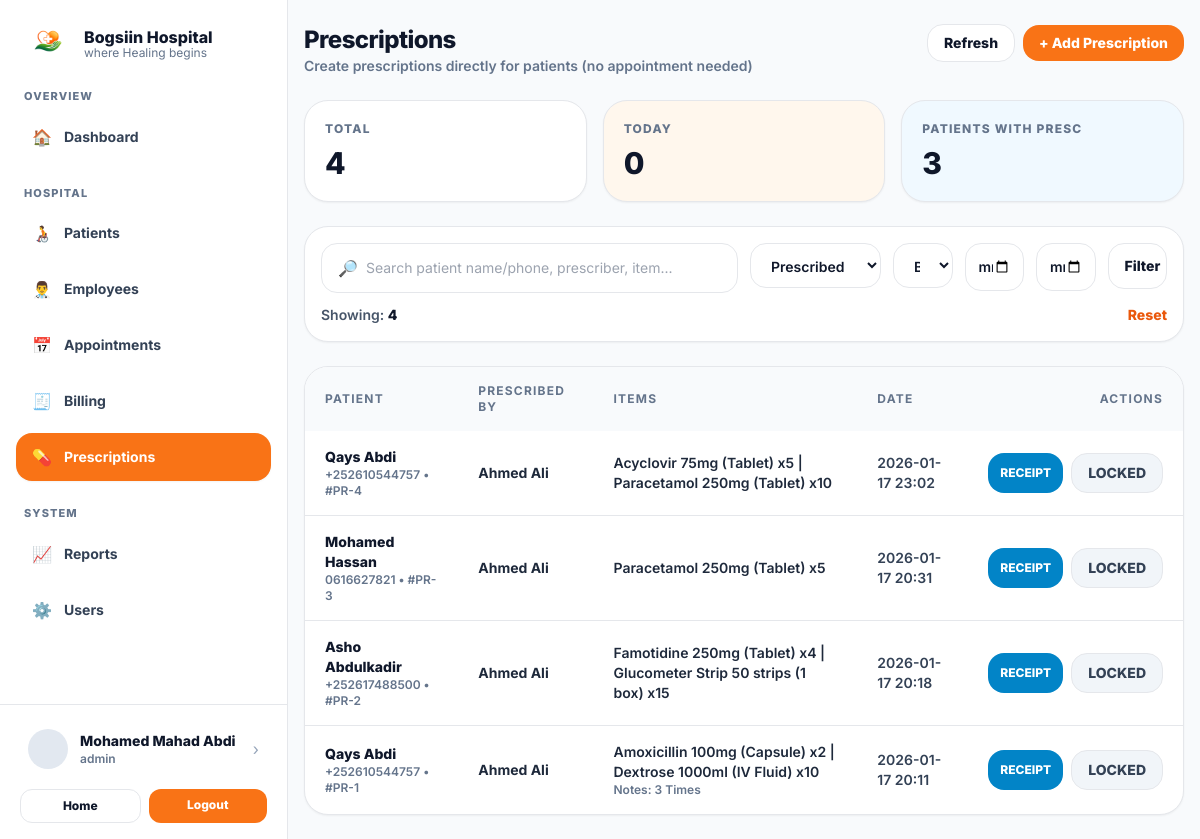
Screenshot of /prescriptions/view.php (signed in) with the database file from the repository.
### tables this page shows
CREATE TABLE `prescriptions` (
  `id` int(11) NOT NULL,
  `patient_id` int(11) NOT NULL,
  `prescribed_by_employee_id` int(11) NOT NULL,
  `notes` text DEFAULT NULL,
  `created_at` timestamp NOT NULL DEFAULT current_timestamp()
);

CREATE TABLE `patients` (
  `id` int(11) NOT NULL,
  `patient_code` varchar(30) DEFAULT NULL,
  `full_name` varchar(120) NOT NULL,
  `gender` enum('Male','Female') NOT NULL,
  `date_of_birth` date DEFAULT NULL,
  `phone` varchar(30) DEFAULT NULL,
  `address` text DEFAULT NULL,
  `emergency_contact_name` varchar(120) DEFAULT NULL,
  `emergency_contact_phone` varchar(30) DEFAULT NULL,
  `created_at` timestamp NOT NULL DEFAULT current_timestamp()
);

CREATE TABLE `employees` (
  `id` int(11) NOT NULL,
  `user_id` int(11) DEFAULT NULL,
  `emp_code` varchar(30) DEFAULT NULL,
  `full_name` varchar(120) NOT NULL,
  `gender` enum('Male','Female') DEFAULT NULL,
  `phone` varchar(30) DEFAULT NULL,
  `email` varchar(160) DEFAULT NULL,
  `job_title` enum('DOCTOR','NURSE','ADMINISTRATOR','LAB','PHARMACIST','RECEPTIONIST') NOT NULL,
  `department` varchar(120) DEFAULT NULL,
  `specialization` varchar(120) DEFAULT NULL,
  `hire_date` date DEFAULT current_timestamp(),
  `status` enum('ACTIVE','INACTIVE') NOT NULL DEFAULT 'ACTIVE',
  `created_at` timestamp NOT NULL DEFAULT current_timestamp()
);

### prescriptions/view.php (the view, shortened to what this page needs)
<?php
require_once __DIR__ . "/../includes/db.php";
function h($s){ return htmlspecialchars((string)$s, ENT_QUOTES, 'UTF-8'); }
$q = trim($_GET["q"] ?? "");
$from = trim($_GET["from"] ?? "");
$to = trim($_GET["to"] ?? "");
$where = [];
$params = [];
$whereSql = $where ? ("WHERE " . implode(" AND ", $where)) : "";
$totalPrescriptions = (int)$pdo->query("SELECT COUNT(*) FROM prescriptions")->fetchColumn();
$todayPrescriptions = (int)$pdo->query("SELECT COUNT(*) FROM prescriptions WHERE DATE(created_at)=CURDATE()")->fetchColumn();
$totalPatientsWithPresc = (int)$pdo->query("SELECT COUNT(DISTINCT patient_id) FROM prescriptions")->fetchColumn();
$stmt = $pdo->prepare("
  SELECT
    pr.id,
    pr.patient_id,
    pr.prescribed_by_employee_id,
    pr.notes,
    pr.created_at,
    p.full_name AS patient_name,
    p.phone AS patient_phone,
    e2.full_name AS prescribed_by_name,
    -- if there are multiple bills linkable, prefer any PAID bill id
    MAX(CASE WHEN b.status = 'PAID' THEN b.id ELSE NULL END) AS paid_bill_id,
    CASE WHEN SUM(CASE WHEN b.status='PAID' THEN 1 ELSE 0 END) > 0 THEN 'PAID' ELSE 'UNPAID' END AS presc_bill_status,
    GROUP_CONCAT(CONCAT(pi.item_name, ' x', pri.quantity) ORDER BY pri.id SEPARATOR ' | ') AS items_preview
  FROM prescriptions pr
  JOIN patients p ON p.id = pr.patient_id
  JOIN employees e2 ON e2.id = pr.prescribed_by_employee_id
  LEFT JOIN bills b ON b.prescription_id = pr.id AND b.bill_type = 'PRESCRIPTION'
  LEFT JOIN prescription_items pri ON pri.prescription_id = pr.id
  LEFT JOIN pharmacy_items pi ON pi.id = pri.pharmacy_item_id
  $whereSql
  GROUP BY pr.id
  ORDER BY pr.created_at DESC
  LIMIT 200
");
$stmt->execute($params);
$rows = $stmt->fetchAll() ?: [];
include_once __DIR__ . "/../includes/header.php";
?>
 <div class="min-h-screen bg-slate-50 md:pl-72">
<div class="md:flex min-h-screen">
  <?php include __DIR__ . "/../includes/sidebar.php"; ?>
  <div class="flex-1">
    <div class="mx-auto max-w-6xl px-4 py-6">
      <div class="flex flex-col gap-4 md:flex-row md:items-start md:justify-between">
        <div>
          <div class="text-2xl font-extrabold tracking-tight">Prescriptions</div>
          <div class="text-sm font-semibold text-slate-500">Create prescriptions directly for patients (no appointment needed)</div>
        </div>
        <div class="flex items-center gap-2">
          <a href="/hospital/prescriptions/view.php"
             class="rounded-2xl border bg-white px-4 py-2 text-sm font-extrabold hover:bg-slate-50">
            Refresh
          </a>
          <button id="openAddModal" type="button"
                  class="rounded-2xl bg-orange-500 px-4 py-2 text-sm font-extrabold text-white hover:bg-orange-600">
            + Add Prescription
          </button>
        </div>
      </div>
      <section class="mt-6 grid gap-4 md:grid-cols-3">
        <div class="rounded-3xl border bg-white p-5 shadow-sm">
          <div class="text-xs font-extrabold tracking-widest text-slate-500">TOTAL</div>
          <div class="mt-2 text-3xl font-extrabold"><?php echo (int)$totalPrescriptions; ?></div>
        </div>
        <div class="rounded-3xl border bg-orange-50 p-5 shadow-sm">
          <div class="text-xs font-extrabold tracking-widest text-slate-500">TODAY</div>
          <div class="mt-2 text-3xl font-extrabold"><?php echo (int)$todayPrescriptions; ?></div>
        </div>
        <div class="rounded-3xl border bg-sky-50 p-5 shadow-sm">
          <div class="text-xs font-extrabold tracking-widest text-slate-500">PATIENTS WITH PRESC</div>
          <div class="mt-2 text-3xl font-extrabold"><?php echo (int)$totalPatientsWithPresc; ?></div>
        </div>
      </section>
      <section class="mt-6 rounded-3xl border bg-white p-4 shadow-sm">
        <form class="grid gap-3 lg:grid-cols-12" method="GET">
          <div class="lg:col-span-6">
            <div class="flex items-center gap-2 rounded-2xl border bg-white px-4 py-3">
              <span class="text-slate-400">🔎</span>
              <input name="q" value="<?php echo h($q); ?>"
                     class="w-full bg-transparent text-sm outline-none"
                     placeholder="Search patient name/phone, prescriber, item..." />
            </div>
          </div>
          <div class="lg:col-span-2">
            <select name="emp" class="w-full rounded-2xl border bg-white px-4 py-3 text-sm font-semibold outline-none">
              <option value="">Prescribed By (All)</option>
            </select>
          </div>
          <div class="lg:col-span-1">
            <select name="bill_st" class="w-full rounded-2xl border bg-white px-4 py-3 text-sm font-semibold outline-none">
              <option value="">Billing</option>
            </select>
          </div>
          <div class="lg:col-span-1">
            <input type="date" name="from" value="<?php echo h($from); ?>"
                   class="w-full rounded-2xl border bg-white px-3 py-3 text-sm font-semibold outline-none" />
          </div>
          <div class="lg:col-span-1">
            <input type="date" name="to" value="<?php echo h($to); ?>"
                   class="w-full rounded-2xl border bg-white px-3 py-3 text-sm font-semibold outline-none" />
          </div>
          <div class="lg:col-span-1">
            <button class="w-full rounded-2xl border bg-white px-4 py-3 text-sm font-extrabold hover:bg-slate-50" type="submit">
              Filter
            </button>
          </div>
        </form>
        <div class="mt-3 flex items-center justify-between text-sm">
          <div class="font-semibold text-slate-600">Showing: <span class="font-extrabold text-slate-900"><?php echo count($rows); ?></span></div>
          <a href="/hospital/prescriptions/view.php" class="font-extrabold text-orange-600 hover:text-orange-700">Reset</a>
        </div>
      </section>
      <section class="mt-6 rounded-3xl border bg-white shadow-sm overflow-hidden">
        <div class="overflow-x-auto">
          <table class="w-full text-left text-sm">
            <thead class="bg-slate-50 text-xs font-extrabold tracking-widest text-slate-500">
              <tr>
                <th class="px-5 py-4">PATIENT</th>
                <th class="px-5 py-4">PRESCRIBED BY</th>
                <th class="px-5 py-4">ITEMS</th>
                <th class="px-5 py-4">DATE</th>
                <th class="px-5 py-4 text-right">ACTIONS</th>
              </tr>
            </thead>
            <tbody class="divide-y">
              <?php if (!$rows): ?>
                <tr><td colspan="5" class="px-5 py-10 text-center text-slate-500 font-semibold">No prescriptions found.</td></tr>
              <?php else: ?>
                <?php foreach ($rows as $r): ?>
                  <?php
                    $preview = (string)($r["items_preview"] ?? "");
                  ?>
                  <tr class="hover:bg-slate-50/60">
                    <td class="px-5 py-4">
                      <div class="font-extrabold text-slate-900"><?php echo h($r["patient_name"]); ?></div>
                      <div class="text-xs font-semibold text-slate-500">
                        <?php echo h($r["patient_phone"] ?? ""); ?> • #PR-<?php echo (int)$r["id"]; ?>
                      </div>
                    </td>
                    <td class="px-5 py-4 font-bold text-slate-800"><?php echo h($r["prescribed_by_name"]); ?></td>
                    <td class="px-5 py-4">
                      <div class="font-semibold text-slate-800"><?php echo h($preview); ?></div>
                      <?php if (!empty($r["notes"])): ?>
                        <div class="text-xs font-semibold text-slate-500">
                          Notes: <?php echo h(mb_substr((string)$r["notes"],0,70)); ?><?php echo (mb_strlen((string)$r["notes"])>70)?"…":""; ?>
                        </div>
                      <?php endif; ?>
                    </td>
                    <td class="px-5 py-4 font-semibold text-slate-700">
                      <?php echo h(date("Y-m-d H:i", strtotime($r["created_at"]))); ?>
                    </td>
                    <td class="px-5 py-4">
                      <div class="flex justify-end gap-2">
                        <?php if (!empty($r['presc_bill_status']) && $r['presc_bill_status'] === 'PAID' && !empty($r['paid_bill_id'])): ?>
                          <a href="/hospital/billing/receipt.php?id=<?php echo (int)$r['paid_bill_id']; ?>" target="_blank"
                             class="grid h-10 place-items-center rounded-2xl bg-sky-600 px-3 text-xs font-extrabold text-white hover:bg-sky-700">
                            RECEIPT
                          </a>
                          <span class="inline-flex h-10 items-center rounded-2xl border bg-slate-100 px-4 py-2 text-sm font-extrabold text-slate-700">LOCKED</span>
                        <?php endif; ?>
                      </div>
                    </td>
                  </tr>
                <?php endforeach; ?>
              <?php endif; ?>
            </tbody>
          </table>
        </div>
      </section>
    </div>
  </div>
</div>

### includes/header.php (style rules this page uses)
body { font-family: Inter, system-ui, -apple-system, Segoe UI, Roboto, Arial, sans-serif; }

### rows the page displays
prescriptions: patient.full_name "Qays Abdi", patient.phone "+252610544757", id "4", prescribed_by_employee.full_name "Ahmed Ali", preview "Acyclovir 75mg (Tablet) x5 | Paracetamol 250mg (Tablet) x10", created_at "2026-01-17 23:02"
prescriptions: patient.full_name "Mohamed Hassan", patient.phone "0616627821", id "3", prescribed_by_employee.full_name "Ahmed Ali", preview "Paracetamol 250mg (Tablet) x5", created_at "2026-01-17 20:31"
prescriptions: patient.full_name "Asho Abdulkadir", patient.phone "+252617488500", id "2", prescribed_by_employee.full_name "Ahmed Ali", preview "Famotidine 250mg (Tablet) x4 | Glucometer Strip 50 strips (1 box) x15", created_at "2026-01-17 20:18"
prescriptions: patient.full_name "Qays Abdi", patient.phone "+252610544757", id "1", prescribed_by_employee.full_name "Ahmed Ali", preview "Amoxicillin 100mg (Capsule) x2 | Dextrose 1000ml (IV Fluid) x10", notes "3 Times", created_at "2026-01-17 20:11"

### other values shown
$u["full_name"] "Mohamed Mahad Abdi"
$role "admin"
$totalPrescriptions "4"
$todayPrescriptions "0"
$totalPatientsWithPresc "3"
count($rows) "4"
